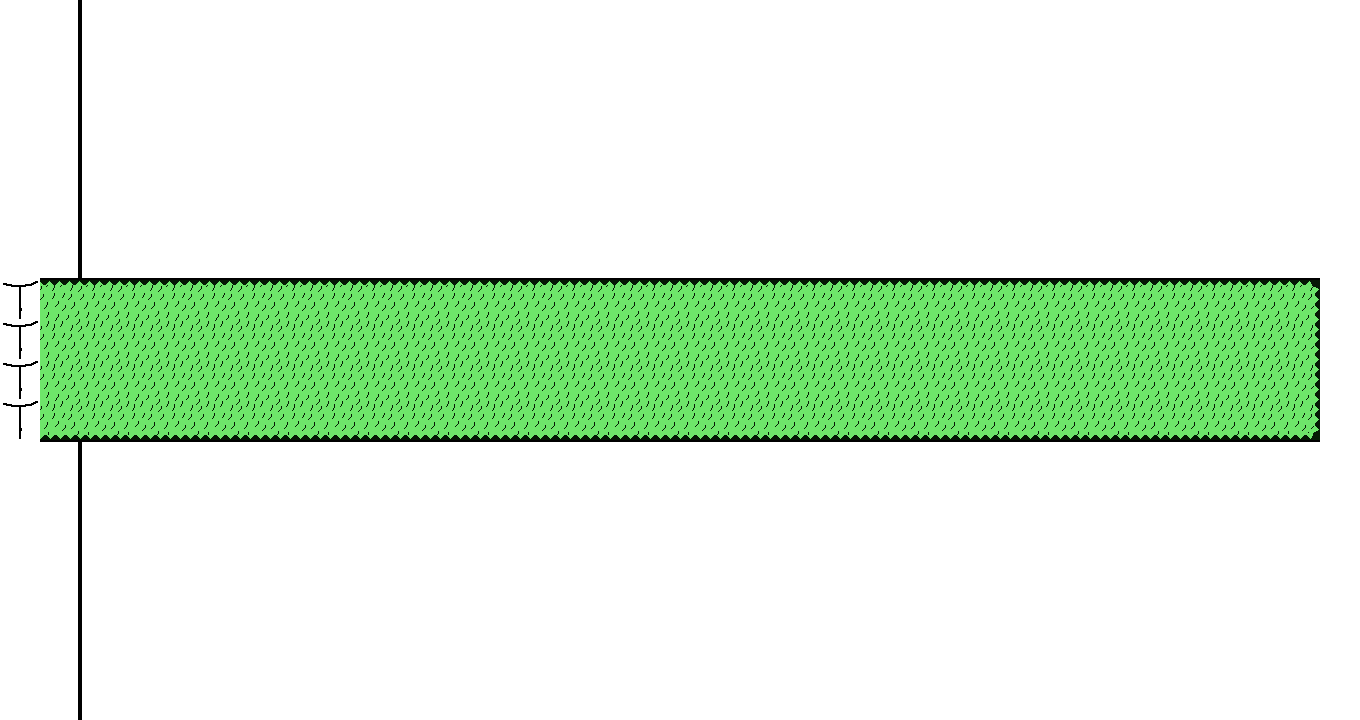

This is a level from a 2D game, rendered from its Tiled map with the project's own tilesets. A one-line summary and the complete map file follow:
An orthogonal 34x18 tile map with 40x40 px tiles, 1 tile layer (Tile Layer 1).

<map version="1.2" tiledversion="1.3.1" orientation="orthogonal" renderorder="right-down" compressionlevel="0" width="34" height="18" tilewidth="40" tileheight="40" infinite="0" nextlayerid="2" nextobjectid="1">
 <editorsettings>
  <export target="ForestMap.json" format="json" />
 </editorsettings>
 <tileset firstgid="1" name="Tiled_Tileset" tilewidth="40" tileheight="40" spacing="2" margin="1" tilecount="225" columns="15">
  <image source="Tileset.png" trans="ff00ff" width="630" height="630" />
  <tile id="8">
   <properties>
    <property name="Collision" type="bool" value="true" />
   </properties>
  </tile>
  <tile id="9">
   <properties>
    <property name="Collision" type="bool" value="true" />
   </properties>
  </tile>
  <tile id="10">
   <properties>
    <property name="Collision" type="bool" value="true" />
   </properties>
  </tile>
  <tile id="18">
   <properties>
    <property name="Direction" value="Left" />
    <property name="Map" value="House" />
   </properties>
  </tile>
  <tile id="23">
   <properties>
    <property name="Collision" type="bool" value="true" />
   </properties>
  </tile>
  <tile id="24">
   <properties>
    <property name="Collision" type="bool" value="true" />
   </properties>
  </tile>
  <tile id="25">
   <properties>
    <property name="Collision" type="bool" value="true" />
   </properties>
  </tile>
  <tile id="38">
   <properties>
    <property name="Collision" type="bool" value="true" />
   </properties>
  </tile>
  <tile id="39">
   <properties>
    <property name="Collision" type="bool" value="true" />
   </properties>
  </tile>
  <tile id="40">
   <properties>
    <property name="Collision" type="bool" value="true" />
   </properties>
  </tile>
 </tileset>
 <layer id="1" name="Tile Layer 1" width="34" height="18">
  <data encoding="csv">
25,26,24,3,3,3,3,3,3,3,3,3,3,3,3,3,3,3,3,3,3,3,3,3,3,3,3,3,3,3,3,3,3,3,
25,26,24,3,3,3,3,3,3,3,3,3,3,3,3,3,3,3,3,3,3,3,3,3,3,3,3,3,3,3,3,3,3,3,
25,26,24,3,3,3,3,3,3,3,3,3,3,3,3,3,3,3,3,3,3,3,3,3,3,3,3,3,3,3,3,3,3,3,
25,26,24,3,3,3,3,3,3,3,3,3,3,3,3,3,3,3,3,3,3,3,3,3,3,3,3,3,3,3,3,3,3,3,
25,26,24,3,3,3,3,3,3,3,3,3,3,3,3,3,3,3,3,3,3,3,3,3,3,3,3,3,3,3,3,3,3,3,
25,26,24,3,3,3,3,3,3,3,3,3,3,3,3,3,3,3,3,3,3,3,3,3,3,3,3,3,3,3,3,3,3,3,
25,41,39,40,40,40,40,40,40,40,40,40,40,40,40,40,40,40,40,40,40,40,40,40,40,40,40,40,40,40,40,40,40,25,
19,7,7,7,7,7,7,7,7,7,7,7,7,7,7,7,7,7,7,7,7,7,7,7,7,7,7,7,7,7,7,7,8,25,
19,22,22,22,22,22,22,22,22,22,22,22,22,22,22,22,22,22,22,22,22,22,22,22,22,22,22,22,22,22,22,22,23,25,
19,22,22,22,22,22,22,22,22,22,22,22,22,22,22,22,22,22,22,22,22,22,22,22,22,22,22,22,22,22,22,22,23,25,
19,37,37,37,37,37,37,37,37,37,37,37,37,37,37,37,37,37,37,37,37,37,37,37,37,37,37,37,37,37,37,37,38,25,
25,11,9,10,10,10,10,10,10,10,10,10,10,10,10,10,10,10,10,10,10,10,10,10,10,10,10,10,10,10,10,10,10,25,
25,26,24,3,3,3,3,3,3,3,3,3,3,3,3,3,3,3,3,3,3,3,3,3,3,3,3,3,3,3,3,3,3,25,
25,26,24,3,3,3,3,3,3,3,3,3,3,3,3,3,3,3,3,3,3,3,3,3,3,3,3,3,3,3,3,3,3,3,
25,26,24,3,3,3,3,3,3,3,3,3,3,3,3,3,3,3,3,3,3,3,3,3,3,3,3,3,3,3,3,3,3,3,
25,26,24,3,3,3,3,3,3,3,3,3,3,3,3,3,3,3,3,3,3,3,3,3,3,3,3,3,3,3,3,3,3,3,
25,26,24,3,3,3,3,3,3,3,3,3,3,3,3,3,3,3,3,3,3,3,3,3,3,3,3,3,3,3,3,3,3,3,
25,26,24,3,3,3,3,3,3,3,3,3,3,3,3,3,3,3,3,3,3,3,3,3,3,3,3,3,3,3,3,3,3,3
</data>
 </layer>
</map>
